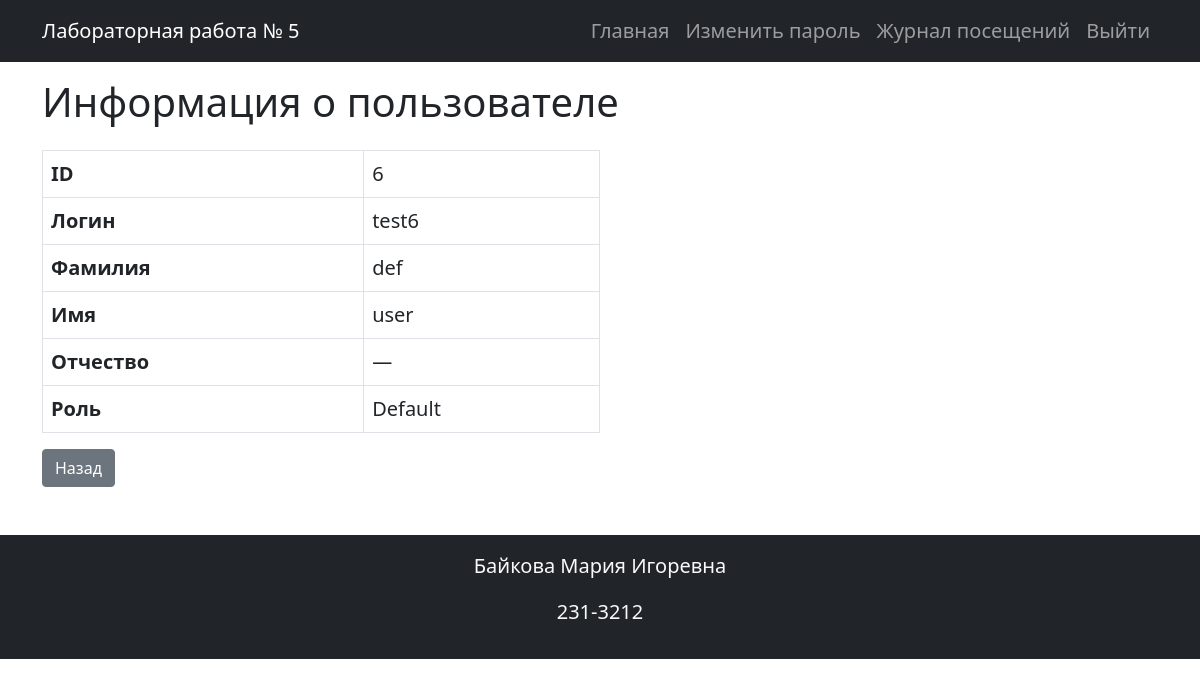
Page /user/6 (signed in) on the committed database.
### models.py (models this page shows, shortened)
class User(UserMixin, db.Model):
    id = db.Column(db.Integer, primary_key=True)
    username = db.Column(db.String(150), nullable=False, unique=True)
    password = db.Column(db.String(128), nullable=False)
    last_name = db.Column(db.String(100))
    first_name = db.Column(db.String(100), nullable=False)
    patronymic = db.Column(db.String(100))
    role_id = db.Column(db.Integer, db.ForeignKey('role.id'))
    created_at = db.Column(db.DateTime, default=datetime.utcnow)
    role = db.relationship('Role')

class Role(db.Model):
    id = db.Column(db.Integer, primary_key=True)
    name = db.Column(db.String(100), nullable=False)
    description = db.Column(db.String(255))

### app.py (the view)
@app.route('/user/<int:user_id>')
@login_required
def view_user(user_id):
    if current_user.role and current_user.role.name == "Admin":
        permission = "view_user"
    elif current_user.id == user_id:
        permission = "view_self"
    else:
        flash("У вас недостаточно прав для доступа к данной странице.", "warning")
        return redirect(url_for("index"))
    @check_rights(permission)
    def proceed():
        user = User.query.get_or_404(user_id)
        return render_template('view_user.html', user=user)
    return proceed()

### app.py (called while the page is built, shortened)
@login_manager.user_loader
def load_user(user_id):
    return db.session.get(User, int(user_id))

@app.before_request
def init_db():
    db.create_all()

### permission.py (called while the page is built)
def check_rights(permission):
    def decorator(view_func):
        @wraps(view_func)
        def wrapper(*args, **kwargs):
            role_name = current_user.role.name if current_user.is_authenticated and current_user.role else None
            allowed = permission in ROLE_PERMISSIONS.get(role_name, set())
            if not allowed:
                flash("У вас недостаточно прав для доступа к данной странице.", "warning")
                return redirect(url_for("index"))
            return view_func(*args, **kwargs)
        return wrapper
    return decorator

### templates/view_user.html
{% extends 'base.html' %}
{% block content %}
<h1 class="mb-4">Информация о пользователе</h1>
<table class="table table-bordered w-50">
    <tr>
        <th>ID</th>
        <td>{{ user.id }}</td>
    </tr>
    <tr>
        <th>Логин</th>
        <td>{{ user.username }}</td>
    </tr>
    <tr>
        <th>Фамилия</th>
        <td>{{ user.last_name or '—' }}</td>
    </tr>
    <tr>
        <th>Имя</th>
        <td>{{ user.first_name }}</td>
    </tr>
    <tr>
        <th>Отчество</th>
        <td>{{ user.patronymic or '—' }}</td>
    </tr>
    <tr>
        <th>Роль</th>
        <td>{{ user.role.name if user.role else '—' }}</td>
    </tr>
</table>
<a href="{{ url_for('index') }}" class="btn btn-secondary">Назад</a>
{% endblock %}

### templates/base.html (shortened to what this page needs)
<!doctype html>
<html lang="ru">
  <head>
    <link href="https://cdn.jsdelivr.net/npm/bootstrap@5.0.2/dist/css/bootstrap.min.css" rel="stylesheet">
    <link rel="stylesheet" href="{{ url_for('static', filename='styles.css') }}">
  </head>
  <body>
    <header>
      <nav class="navbar navbar-expand-lg navbar-dark bg-dark">
        <div class="container">
          <a class="navbar-brand" href="{{ url_for('index') }}">Лабораторная работа № 5</a>
          <div class="collapse navbar-collapse" id="navbarSupportedContent">
            <ul class="navbar-nav ms-auto mb-2 mb-lg-0">
              <li class="nav-item">
                <a class="nav-link" aria-current="page" href="{{ url_for('index') }}">Главная</a>
              </li>
              {% if current_user.is_authenticated %}
                <li class="nav-item">
                  <a class="nav-link" href="{{ url_for('change_password') }}">Изменить пароль</a>
                </li>
                <li class="nav-item">
                  <a class="nav-link" aria-current="page" href="{{ url_for('visit_log.view_logs') }}">Журнал посещений</a>
                </li>
                <li class="nav-item">
                  <a class="nav-link" aria-current="page" href="{{ url_for('logout') }}">Выйти</a>
                </li>
              {% else %}
                <li class="nav-item">
                  <a class="nav-link" aria-current="page" href="{{ url_for('login') }}">Войти</a>
                </li>
              {% endif %}
            </ul>
          </div>
        </div>
      </nav>
    </header>
    <main class="my-3">
      <div class="container">
        {% block content %}{% endblock %}
      </div>
    </main>
  </body>
  <footer class="bg-dark text-light text-center py-3 mt-5">
    <p>Байкова Мария Игоревна</p>
    <p>231-3212</p>
  </footer>
</html>

### static/styles.css (style rules this page uses)
body { font-size: 1.25rem; }

### rows in the picture
User: id "6", username "test6", last_name "def", first_name "user", patronymic "—"
Role: role "Default"
